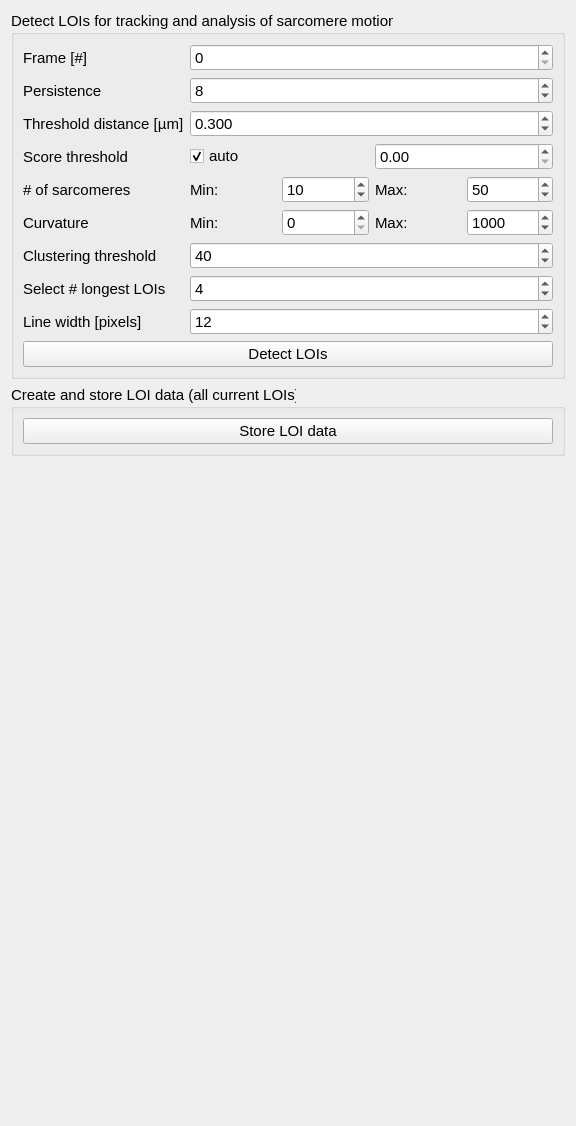
<?xml version="1.0" encoding="UTF-8"?>
<ui version="4.0">
 <class>Form</class>
 <widget class="QWidget" name="Form">
  <property name="geometry">
   <rect>
    <x>0</x>
    <y>0</y>
    <width>576</width>
    <height>1126</height>
   </rect>
  </property>
  <property name="windowTitle">
   <string>Form</string>
  </property>
  <layout class="QFormLayout" name="formLayout">
   <item row="9" column="0" colspan="2">
    <widget class="QGroupBox" name="groupBox_6">
     <property name="font">
      <font>
       <pointsize>11</pointsize>
      </font>
     </property>
     <property name="title">
      <string>Detect LOIs for tracking and analysis of sarcomere motion</string>
     </property>
     <layout class="QFormLayout" name="formLayout_7">
      <item row="1" column="0">
       <widget class="QLabel" name="label_36">
        <property name="toolTip">
         <string>Selects i-th frame of frames specified in wavelet analysis.</string>
        </property>
        <property name="text">
         <string>Frame [#]</string>
        </property>
       </widget>
      </item>
      <item row="1" column="1">
       <widget class="QSpinBox" name="sb_detect_loi_frame">
        <property name="toolTip">
         <string>Selects i-th frame of framess specified in wavelet analysis.</string>
        </property>
        <property name="maximum">
         <number>1000000000</number>
        </property>
       </widget>
      </item>
      <item row="2" column="0">
       <widget class="QLabel" name="label_37">
        <property name="toolTip">
         <string>Persistence of line (average points length and orientation for prior estimation)</string>
        </property>
        <property name="text">
         <string>Persistence</string>
        </property>
       </widget>
      </item>
      <item row="2" column="1">
       <widget class="QSpinBox" name="sb_detect_loi_persistence">
        <property name="toolTip">
         <string>Persistence of line (average points length and orientation for prior estimation)</string>
        </property>
        <property name="maximum">
         <number>10</number>
        </property>
        <property name="value">
         <number>8</number>
        </property>
       </widget>
      </item>
      <item row="3" column="0">
       <widget class="QLabel" name="label_38">
        <property name="toolTip">
         <string>Maximal distance for nearest neighbor estimation</string>
        </property>
        <property name="text">
         <string>Threshold distance [µm]</string>
        </property>
       </widget>
      </item>
      <item row="3" column="1">
       <widget class="QDoubleSpinBox" name="dsb_detect_loi_threshold_distance">
        <property name="toolTip">
         <string>Maximal distance for nearest neighbor estimation</string>
        </property>
        <property name="decimals">
         <number>3</number>
        </property>
        <property name="maximum">
         <double>1000000.000000000000000</double>
        </property>
        <property name="value">
         <double>0.300000000000000</double>
        </property>
       </widget>
      </item>
      <item row="4" column="0">
       <widget class="QLabel" name="label_39">
        <property name="toolTip">
         <string>Score threshold for random seeds </string>
        </property>
        <property name="text">
         <string>Score threshold</string>
        </property>
       </widget>
      </item>
      <item row="4" column="1">
       <layout class="QHBoxLayout" name="horizontalLayout_5">
        <item>
         <widget class="QCheckBox" name="chk_loi_automatic_score_threshold">
          <property name="toolTip">
           <string>If True
            score_threshold from wavelet analysis is used.</string>
          </property>
          <property name="text">
           <string>auto</string>
          </property>
          <property name="checked">
           <bool>true</bool>
          </property>
         </widget>
        </item>
        <item>
         <widget class="QDoubleSpinBox" name="dsb_detect_loi_score_threshold">
          <property name="toolTip">
           <string>Score threshold for random seeds (needs to be &lt;=score_threshold from get_points_midline). If automated
            score_threshold from wavelet analysis is used.</string>
          </property>
          <property name="maximum">
           <double>1000000.000000000000000</double>
          </property>
          <property name="value">
           <double>0.000000000000000</double>
          </property>
         </widget>
        </item>
       </layout>
      </item>
      <item row="6" column="0">
       <widget class="QLabel" name="label_3">
        <property name="toolTip">
         <string>Limits of sarcomere numbers in LOI (n_min, n_max)</string>
        </property>
        <property name="text">
         <string># of sarcomeres</string>
        </property>
       </widget>
      </item>
      <item row="6" column="1">
       <layout class="QHBoxLayout" name="horizontalLayout">
        <item>
         <widget class="QLabel" name="label_4">
          <property name="toolTip">
           <string>Limits of sarcomere numbers in LOI (n_min, n_max)</string>
          </property>
          <property name="text">
           <string>Min:</string>
          </property>
         </widget>
        </item>
        <item>
         <widget class="QSpinBox" name="sb_detect_loi_num_lims_min">
          <property name="toolTip">
           <string>Limits of sarcomere numbers in LOI (n_min, n_max)</string>
          </property>
          <property name="maximum">
           <number>100000</number>
          </property>
          <property name="value">
           <number>10</number>
          </property>
         </widget>
        </item>
        <item>
         <widget class="QLabel" name="label_5">
          <property name="toolTip">
           <string>Limits of sarcomere numbers in LOI (n_min, n_max)</string>
          </property>
          <property name="text">
           <string>Max:</string>
          </property>
         </widget>
        </item>
        <item>
         <widget class="QSpinBox" name="sb_detect_loi_num_lims_max">
          <property name="toolTip">
           <string>Limits of sarcomere numbers in LOI (n_min, n_max)</string>
          </property>
          <property name="maximum">
           <number>100000</number>
          </property>
          <property name="value">
           <number>50</number>
          </property>
         </widget>
        </item>
       </layout>
      </item>
      <item row="7" column="0">
       <widget class="QLabel" name="label_27">
        <property name="text">
         <string>Curvature</string>
        </property>
       </widget>
      </item>
      <item row="7" column="1">
       <layout class="QHBoxLayout" name="horizontalLayout_8">
        <item>
         <widget class="QLabel" name="label_33">
          <property name="toolTip">
           <string> Limits for LOI mean squared curvature (MSC)</string>
          </property>
          <property name="text">
           <string>Min:</string>
          </property>
         </widget>
        </item>
        <item>
         <widget class="QSpinBox" name="sb_detect_loi_msc_limits_min">
          <property name="toolTip">
           <string> Limits for LOI mean squared curvature (MSC)</string>
          </property>
          <property name="maximum">
           <number>1000000</number>
          </property>
         </widget>
        </item>
        <item>
         <widget class="QLabel" name="label_32">
          <property name="toolTip">
           <string> Limits for LOI mean squared curvature (MSC)</string>
          </property>
          <property name="text">
           <string>Max:</string>
          </property>
         </widget>
        </item>
        <item>
         <widget class="QSpinBox" name="sb_detect_loi_msc_limits_max">
          <property name="toolTip">
           <string> Limits for LOI mean squared curvature (MSC)</string>
          </property>
          <property name="maximum">
           <number>1000000</number>
          </property>
          <property name="value">
           <number>1000</number>
          </property>
         </widget>
        </item>
       </layout>
      </item>
      <item row="8" column="0">
       <widget class="QLabel" name="label_17">
        <property name="toolTip">
         <string>The linkage distance threshold above which, clusters will not be merged.</string>
        </property>
        <property name="text">
         <string>Clustering threshold</string>
        </property>
       </widget>
      </item>
      <item row="8" column="1">
       <widget class="QSpinBox" name="sb_detect_loi_distance_threshold">
        <property name="toolTip">
         <string>The linkage distance threshold above which, clusters will not be merged.</string>
        </property>
        <property name="maximum">
         <number>1000000</number>
        </property>
        <property name="value">
         <number>40</number>
        </property>
       </widget>
      </item>
      <item row="9" column="0">
       <widget class="QLabel" name="label_19">
        <property name="toolTip">
         <string>If int, only n longest LOIs are saved. If None, all are saved.</string>
        </property>
        <property name="text">
         <string>Select # longest LOIs</string>
        </property>
       </widget>
      </item>
      <item row="9" column="1">
       <widget class="QSpinBox" name="sb_detect_loi_n_longest">
        <property name="toolTip">
         <string>If int, only n longest LOIs are saved. If None, all are saved.</string>
        </property>
        <property name="maximum">
         <number>100000</number>
        </property>
        <property name="value">
         <number>4</number>
        </property>
       </widget>
      </item>
      <item row="10" column="0">
       <widget class="QLabel" name="label_20">
        <property name="toolTip">
         <string>Width of the scan, perpendicular to the line</string>
        </property>
        <property name="text">
         <string>Line width [pixels]</string>
        </property>
       </widget>
      </item>
      <item row="10" column="1">
       <widget class="QSpinBox" name="sb_detect_loi_line_width">
        <property name="toolTip">
         <string>Width of the scan, perpendicular to the line</string>
        </property>
        <property name="maximum">
         <number>10000</number>
        </property>
        <property name="value">
         <number>12</number>
        </property>
       </widget>
      </item>
      <item row="11" column="0" colspan="2">
       <widget class="QPushButton" name="btn_detect_lois">
        <property name="toolTip">
         <string>Detect LOIs automatically and store them</string>
        </property>
        <property name="text">
         <string>Detect LOIs</string>
        </property>
       </widget>
      </item>
     </layout>
    </widget>
   </item>
   <item row="10" column="0" colspan="2">
    <widget class="QGroupBox" name="groupBox_5">
     <property name="font">
      <font>
       <pointsize>11</pointsize>
      </font>
     </property>
     <property name="title">
      <string>Create and store LOI data (all current LOIs)</string>
     </property>
     <layout class="QFormLayout" name="formLayout_6">
      <item row="1" column="0" colspan="2">
       <widget class="QPushButton" name="btn_store_lois">
        <property name="toolTip">
         <string>stores all current LOIs, only needed when using manual LOIs</string>
        </property>
        <property name="text">
         <string>Store LOI data</string>
        </property>
       </widget>
      </item>
     </layout>
    </widget>
   </item>
  </layout>
 </widget>
 <resources/>
 <connections/>
</ui>
